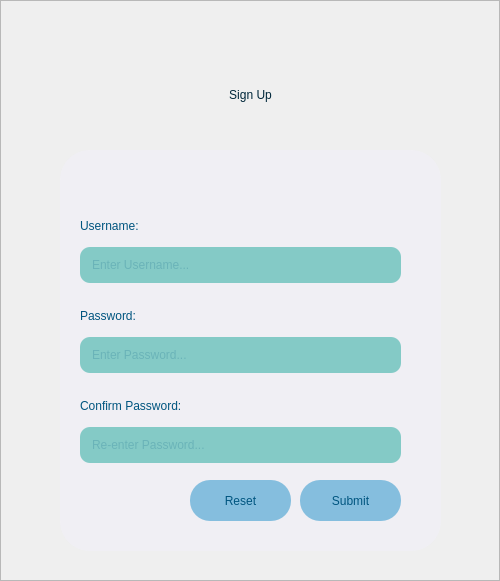
<?xml version="1.0" encoding="UTF-8"?>
<ui version="4.0">
 <class>Dialog</class>
 <widget class="QDialog" name="Dialog">
  <property name="geometry">
   <rect>
    <x>0</x>
    <y>0</y>
    <width>500</width>
    <height>581</height>
   </rect>
  </property>
  <property name="sizePolicy">
   <sizepolicy hsizetype="Fixed" vsizetype="Fixed">
    <horstretch>0</horstretch>
    <verstretch>0</verstretch>
   </sizepolicy>
  </property>
  <property name="minimumSize">
   <size>
    <width>500</width>
    <height>581</height>
   </size>
  </property>
  <property name="maximumSize">
   <size>
    <width>500</width>
    <height>581</height>
   </size>
  </property>
  <property name="windowTitle">
   <string>Dialog</string>
  </property>
  <widget class="QFrame" name="bg">
   <property name="geometry">
    <rect>
     <x>0</x>
     <y>0</y>
     <width>500</width>
     <height>581</height>
    </rect>
   </property>
   <property name="styleSheet">
    <string notr="true">QFrame{
	background-color: qlineargradient(spread:pad, x1:0, y1:0, x2:1, y2:1, stop:0 		    rgba(67, 206, 162, 255), stop:1 rgba(27, 101, 176, 255));
	
}</string>
   </property>
   <property name="frameShape">
    <enum>QFrame::StyledPanel</enum>
   </property>
   <property name="frameShadow">
    <enum>QFrame::Raised</enum>
   </property>
   <widget class="QLabel" name="logo">
    <property name="geometry">
     <rect>
      <x>100</x>
      <y>20</y>
      <width>301</width>
      <height>151</height>
     </rect>
    </property>
    <property name="styleSheet">
     <string notr="true">QLabel{
	padding: 10;
	font: 38pt &quot;Nasalization Rg&quot;;
	background-color: rgba(255, 255, 255, 0);
}</string>
    </property>
    <property name="text">
     <string>&lt;html&gt;&lt;head/&gt;&lt;body&gt;&lt;p align=&quot;center&quot;&gt;&lt;span style=&quot; color:#00273a;&quot;&gt;Sign Up&lt;/span&gt;&lt;/p&gt;&lt;/body&gt;&lt;/html&gt;</string>
    </property>
    <property name="alignment">
     <set>Qt::AlignCenter</set>
    </property>
   </widget>
   <widget class="QFrame" name="input">
    <property name="geometry">
     <rect>
      <x>60</x>
      <y>150</y>
      <width>381</width>
      <height>401</height>
     </rect>
    </property>
    <property name="styleSheet">
     <string notr="true">QFrame{
border-radius:30px;
	background-color: rgba(243, 238, 255, 80);
}</string>
    </property>
    <property name="frameShape">
     <enum>QFrame::StyledPanel</enum>
    </property>
    <property name="frameShadow">
     <enum>QFrame::Raised</enum>
    </property>
    <widget class="QWidget" name="layoutWidget">
     <property name="geometry">
      <rect>
       <x>20</x>
       <y>150</y>
       <width>321</width>
       <height>73</height>
      </rect>
     </property>
     <layout class="QVBoxLayout" name="pwbox">
      <item>
       <widget class="QLabel" name="pass">
        <property name="styleSheet">
         <string notr="true">QLabel{
	font: 15pt &quot;Nasalization Rg&quot;;
	background-color: rgba(239, 242, 255, 0);
	color: rgb(0, 85, 127);
}</string>
        </property>
        <property name="text">
         <string>Password:</string>
        </property>
       </widget>
      </item>
      <item>
       <widget class="QLineEdit" name="pwd">
        <property name="styleSheet">
         <string notr="true">QLineEdit{
	border:none;
	border-radius:10px;
	padding:10px;
	font: 12pt &quot;Nasalization Rg&quot;;
	color: rgb(0, 85, 127,100);
	background-color: rgba(56, 176, 166, 150);
}

QLineEdit:hover{
	background-color: rgba(56, 176, 166, 100);
}

QLineEdit:focus{
	background-color: rgba(56, 176, 166, 200);
}</string>
        </property>
        <property name="text">
         <string/>
        </property>
        <property name="maxLength">
         <number>24</number>
        </property>
        <property name="echoMode">
         <enum>QLineEdit::Password</enum>
        </property>
        <property name="placeholderText">
         <string>Enter Password...</string>
        </property>
        <property name="clearButtonEnabled">
         <bool>true</bool>
        </property>
       </widget>
      </item>
     </layout>
    </widget>
    <widget class="QWidget" name="layoutWidget">
     <property name="geometry">
      <rect>
       <x>20</x>
       <y>60</y>
       <width>321</width>
       <height>73</height>
      </rect>
     </property>
     <layout class="QVBoxLayout" name="userbox">
      <item>
       <widget class="QLabel" name="label_2">
        <property name="styleSheet">
         <string notr="true">QLabel{
	font: 15pt &quot;Nasalization Rg&quot;;
	background-color: rgba(239, 242, 255, 0);
	color: rgb(0, 85, 127);
}</string>
        </property>
        <property name="text">
         <string>Username:</string>
        </property>
       </widget>
      </item>
      <item>
       <widget class="QLineEdit" name="name">
        <property name="styleSheet">
         <string notr="true">QLineEdit{
	border:none;
	border-radius:10px;
	padding:10px;
	font: 12pt &quot;Nasalization Rg&quot;;
	color: rgb(0, 85, 127,100);
	background-color: rgba(56, 176, 166, 150);
}

QLineEdit:hover{
	background-color: rgba(56, 176, 166, 100);
}

QLineEdit:focus{
	background-color: rgba(56, 176, 166, 200);
}</string>
        </property>
        <property name="text">
         <string/>
        </property>
        <property name="placeholderText">
         <string>Enter Username...</string>
        </property>
        <property name="clearButtonEnabled">
         <bool>true</bool>
        </property>
       </widget>
      </item>
     </layout>
    </widget>
    <widget class="QPushButton" name="pushButton">
     <property name="geometry">
      <rect>
       <x>240</x>
       <y>330</y>
       <width>101</width>
       <height>41</height>
      </rect>
     </property>
     <property name="styleSheet">
      <string notr="true">QPushButton{
	border:none;
	border-radius:20px;
	font: 10pt &quot;Nasalization Rg&quot;;
	color: rgba(0, 85, 127, 255);
	background-color: rgba(111, 180, 217, 210);
}

QPushButton:focus{
	background-color: rgba(111, 180, 217, 150);
}

QPushButton:hover{
	background-color: rgba(111, 180, 217, 250);
}</string>
     </property>
     <property name="text">
      <string>Submit</string>
     </property>
    </widget>
    <widget class="QPushButton" name="pushButton_2">
     <property name="geometry">
      <rect>
       <x>130</x>
       <y>330</y>
       <width>101</width>
       <height>41</height>
      </rect>
     </property>
     <property name="styleSheet">
      <string notr="true">QPushButton{
	border:none;
	border-radius:20px;
	font: 10pt &quot;Nasalization Rg&quot;;
	color: rgba(0, 85, 127, 255);
	background-color: rgba(111, 180, 217, 210);
}

QPushButton:focus{
	background-color: rgba(111, 180, 217, 150);
}

QPushButton:hover{
	background-color: rgba(111, 180, 217, 250);
}</string>
     </property>
     <property name="text">
      <string>Reset</string>
     </property>
    </widget>
    <widget class="QWidget" name="layoutWidget_3">
     <property name="geometry">
      <rect>
       <x>20</x>
       <y>240</y>
       <width>321</width>
       <height>73</height>
      </rect>
     </property>
     <layout class="QVBoxLayout" name="pwbox_3">
      <item>
       <widget class="QLabel" name="pass_3">
        <property name="styleSheet">
         <string notr="true">QLabel{
	font: 15pt &quot;Nasalization Rg&quot;;
	background-color: rgba(239, 242, 255, 0);
	color: rgb(0, 85, 127);
}</string>
        </property>
        <property name="text">
         <string>Confirm Password:</string>
        </property>
       </widget>
      </item>
      <item>
       <widget class="QLineEdit" name="pwd_3">
        <property name="styleSheet">
         <string notr="true">QLineEdit{
	border:none;
	border-radius:10px;
	padding:10px;
	font: 12pt &quot;Nasalization Rg&quot;;
	color: rgb(0, 85, 127,100);
	background-color: rgba(56, 176, 166, 150);
}

QLineEdit:hover{
	background-color: rgba(56, 176, 166, 100);
}

QLineEdit:focus{
	background-color: rgba(56, 176, 166, 200);
}</string>
        </property>
        <property name="text">
         <string/>
        </property>
        <property name="maxLength">
         <number>24</number>
        </property>
        <property name="echoMode">
         <enum>QLineEdit::Password</enum>
        </property>
        <property name="placeholderText">
         <string>Re-enter Password...</string>
        </property>
        <property name="clearButtonEnabled">
         <bool>true</bool>
        </property>
       </widget>
      </item>
     </layout>
    </widget>
   </widget>
   <zorder>input</zorder>
   <zorder>logo</zorder>
  </widget>
 </widget>
 <resources/>
 <connections>
  <connection>
   <sender>pushButton_2</sender>
   <signal>clicked()</signal>
   <receiver>pwd</receiver>
   <slot>clear()</slot>
   <hints>
    <hint type="sourcelabel">
     <x>228</x>
     <y>476</y>
    </hint>
    <hint type="destinationlabel">
     <x>221</x>
     <y>446</y>
    </hint>
   </hints>
  </connection>
  <connection>
   <sender>pushButton_2</sender>
   <signal>clicked()</signal>
   <receiver>name</receiver>
   <slot>clear()</slot>
   <hints>
    <hint type="sourcelabel">
     <x>230</x>
     <y>481</y>
    </hint>
    <hint type="destinationlabel">
     <x>185</x>
     <y>314</y>
    </hint>
   </hints>
  </connection>
 </connections>
</ui>
